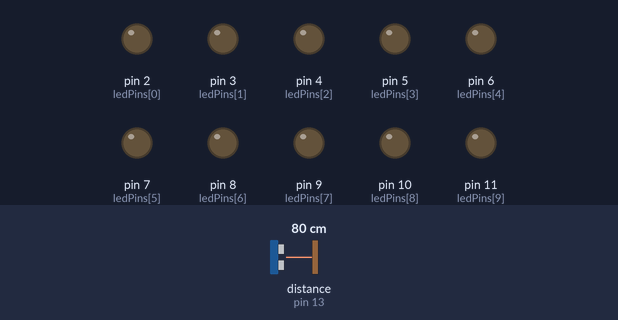
Recording of a sketch running on a simulated Arduino Uno, built with avr-gcc and run on an emulated ATmega328P. Parts: output pins drawn as LEDs (lit = HIGH). Wiring (inferred from the names in the program): ultrasonic range finder: trigger pin 12; echo pin 13. Dashed ring = blinking. The test bench sets the inputs (shaded band); at power-on: distance to the obstacle (sensor on pin 13) 80 cm. The echo pulse lasts 58.3 µs per cm; pins used as bus, display or sensor lines are not drawn.

Above: at 1.2 s.
1.3 s: distance to the obstacle (sensor on pin 13) set to 38 cm
2.8 s: distance to the obstacle (sensor on pin 13) set to 34 cm
At 3.11 s:
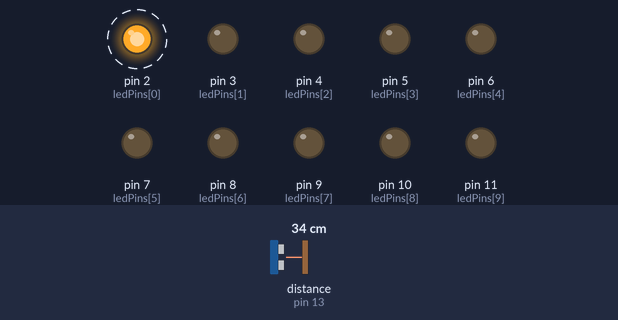
5.8 s: distance to the obstacle (sensor on pin 13) set to 2 cm
At 6.14 s:
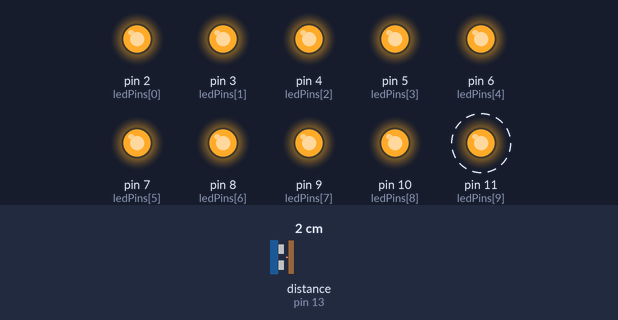
8.8 s: distance to the obstacle (sensor on pin 13) set to 9 cm
At 9.45 s:
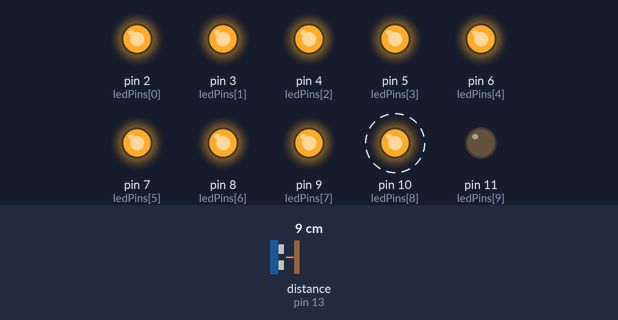
11.8 s: distance to the obstacle (sensor on pin 13) set to 13 cm
At 12.46 s:
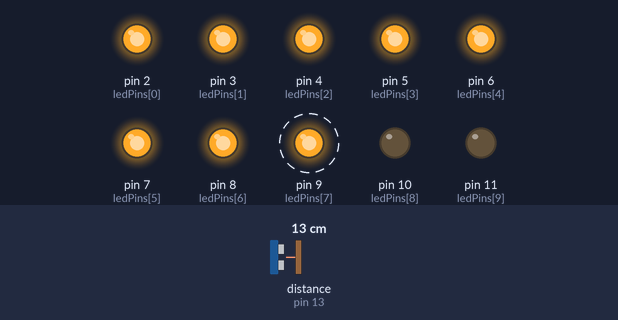
14.8 s: distance to the obstacle (sensor on pin 13) set to 4 cm
At 15.02 s:
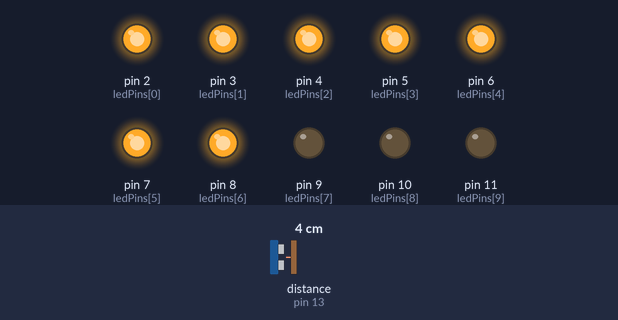
Timing chart, 0 to 18.8 s (numbered marks = the images above; inputs shaded):
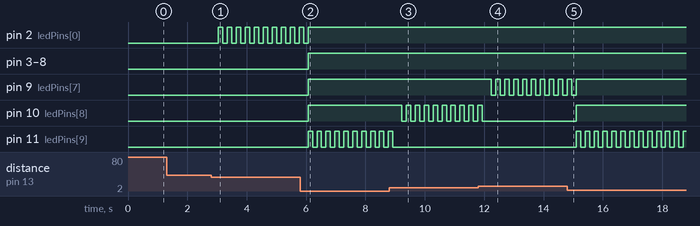

The sketch:

Blink_Only_the_Last_Active_LED_Based_on_Distance.ino
```cpp
#define trigPin 12
#define echoPin 13
int ledPins[] = {2, 3, 4, 5, 6, 7, 8, 9, 10, 11};

void setup() {
  for (int i = 0; i < 10; i++) {
    pinMode(ledPins[i], OUTPUT);
  }

  pinMode(trigPin, OUTPUT);
  pinMode(echoPin, INPUT);
}

void loop() {
  long duration;
  float distance;

  // Trigger ultrasonic pulse
  digitalWrite(trigPin, LOW);
  delayMicroseconds(2);
  digitalWrite(trigPin, HIGH);
  delayMicroseconds(10);
  digitalWrite(trigPin, LOW);

  duration = pulseIn(echoPin, HIGH);
  distance = duration * 0.0343 / 2;

  // Map distance from 0–20 cm to 10 LEDs
  int ledsToLight = map(distance, 5, 20, 10, 5);
  ledsToLight = constrain(ledsToLight, 0, 10);

  // Turn ON all previous LEDs solid
  for (int i = 0; i < ledsToLight - 1; i++) {
    digitalWrite(ledPins[i], HIGH);
  }

  // Turn OFF remaining LEDs
  for (int i = ledsToLight; i < 10; i++) {
    digitalWrite(ledPins[i], LOW);
  }

  // Blink only the last LED
  if (ledsToLight > 0) {
    digitalWrite(ledPins[ledsToLight - 1], HIGH);
    delay(150);
    digitalWrite(ledPins[ledsToLight - 1], LOW);
    delay(150);
  } else {
    delay(300); // Nothing detected, no blink
  }
}
```

basic_servo_control_code.ino
```cpp

```

Measured:
- the behaviour switches between 35 and 34 cm on distance to the obstacle (sensor on pin 13) (found by bisection; images 0 and 1)
- the behaviour switches between 11 and 12 cm on distance to the obstacle (sensor on pin 13) (found by bisection; images 3 and 4)
- after the input at 1.3 s, every drawn part: stays the same
- after the input at 2.8 s, pin 2 (ledPins[0]): alternates HIGH for 0.15 s and LOW for 0.15 s, starting after 0.24 s
- after the input at 5.8 s, pin 2 (ledPins[0]): goes on until 6.1 s, then stays HIGH; pin 3 (ledPins[1]): LOW → HIGH after 0.27 s
- after the input at 8.8 s, pin 10 (ledPins[8]): alternates HIGH for 0.15 s and LOW for 0.15 s, starting after 0.43 s; pin 11 (ledPins[9]): goes on until 8.9 s, then stays LOW
- after the input at 11.8 s, pin 9 (ledPins[7]): alternates HIGH for 0.15 s and LOW for 0.15 s, starting after 0.44 s; pin 10 (ledPins[8]): goes on until 11.9 s, then stays LOW
- after the input at 14.8 s, pin 9 (ledPins[7]): goes on until 15.1 s, then stays HIGH; pin 10 (ledPins[8]): LOW → HIGH after 0.30 s; pin 11 (ledPins[9]): alternates HIGH for 0.15 s and LOW for 0.15 s, starting after 0.30 s
